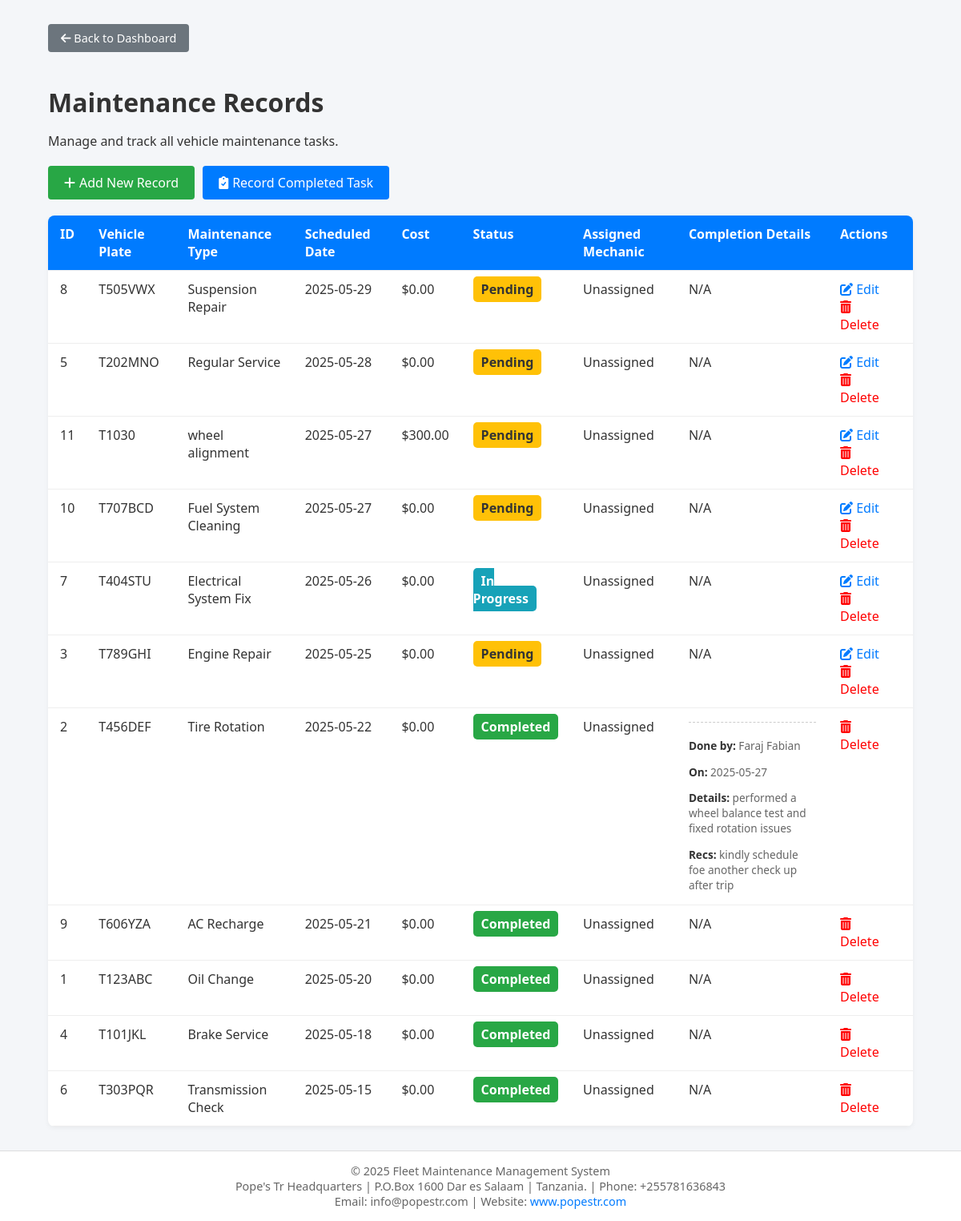
The app's page /maintenance.php with its own data.
### tables this page shows
CREATE TABLE `maintenance` (
  `maintenance_id` int(11) NOT NULL,
  `truck_plate_number` varchar(50) NOT NULL,
  `maintenance_type` varchar(100) NOT NULL,
  `date` date NOT NULL,
  `cost` decimal(10,2) DEFAULT 0.00,
  `status` varchar(50) NOT NULL,
  `mechanic_username` varchar(100) NOT NULL,
  `created_at` timestamp NOT NULL DEFAULT current_timestamp()
);

CREATE TABLE `maintenance_logs` (
  `log_id` int(11) NOT NULL,
  `maintenance_id` int(11) NOT NULL,
  `task_details` text NOT NULL,
  `recommendations` text DEFAULT NULL,
  `completion_date` date NOT NULL,
  `mechanic_username` varchar(50) NOT NULL,
  `created_at` timestamp NOT NULL DEFAULT current_timestamp()
);

### maintenance.php (the view, shortened to what this page needs)
<?php
$conn = new mysqli("localhost", "root", "", "fleet_management");
$sql = "SELECT m.maintenance_id, m.truck_plate_number, m.maintenance_type, m.date, m.cost, m.status, m.created_at,
               ml.task_details, ml.recommendations, ml.completion_date, ml.mechanic_username AS completed_mechanic_username
        FROM maintenance m
        LEFT JOIN maintenance_logs ml ON m.maintenance_id = ml.maintenance_id
        ORDER BY m.date DESC, m.created_at DESC";
$result = $conn->query($sql);
$maintenance_tasks = [];
if ($result->num_rows > 0) {
    while ($row = $result->fetch_assoc()) {
        $maintenance_tasks[] = $row;
    }
}
?>
<!DOCTYPE html>
<html lang="en">
<head>
    <link href="https://cdnjs.cloudflare.com/ajax/libs/font-awesome/6.0.0/css/all.min.css" rel="stylesheet">
</head>
<body>
    <div class="dashboard-container">
        <a href="dashboard.php" class="back-button"><i class="fas fa-arrow-left"></i> Back to Dashboard</a>
        <h1>Maintenance Records</h1>
        <p>Manage and track all vehicle maintenance tasks.</p>
        <div class="action-buttons-group">
            <a href="add_maintenance.php" class="action-button add-record">
                <i class="fas fa-plus"></i> Add New Record
            </a>
            <a href="mechanic_task_done.php" class="action-button record-completion">
                <i class="fas fa-clipboard-check"></i> Record Completed Task
            </a>
        </div>
        <table>
            <thead>
                <tr>
                    <th>ID</th>
                    <th>Vehicle Plate</th>
                    <th>Maintenance Type</th>
                    <th>Scheduled Date</th>
                    <th>Cost</th>
                    <th>Status</th>
                    <th>Assigned Mechanic</th>
                    <th>Completion Details</th>
                    <th>Actions</th>
                </tr>
            </thead>
            <tbody>
                <?php if (!empty($maintenance_tasks)): ?>
                    <?php foreach ($maintenance_tasks as $row): ?>
                        <tr>
                            <td><?= htmlspecialchars($row['maintenance_id']) ?></td>
                            <td><?= htmlspecialchars($row['truck_plate_number']) ?></td>
                            <td><?= htmlspecialchars($row['maintenance_type']) ?></td>
                            <td><?= htmlspecialchars($row['date']) ?></td>
                            <td>$<?= htmlspecialchars(number_format($row['cost'], 2)) ?></td>
                            <td>
                                <span class="status-badge status-<?= strtolower(str_replace(' ', '-', $row['status'])) ?>">
                                    <?= htmlspecialchars(ucfirst($row['status'])) ?>
                                </span>
                            </td>
                            <td>
                                <?= htmlspecialchars($row['mechanic_username'] ?? 'Unassigned') ?>
                            </td>
                            <td>
                                <?php if ($row['status'] == 'Completed' && $row['task_details']): ?>
                                    <div class="completion-details">
                                        <p><strong>Done by:</strong> <?= htmlspecialchars($row['completed_mechanic_username'] ?? 'N/A') ?></p>
                                        <p><strong>On:</strong> <?= htmlspecialchars($row['completion_date'] ?? 'N/A') ?></p>
                                        <p><strong>Details:</strong> <?= nl2br(htmlspecialchars($row['task_details'])) ?></p>
                                        <?php if (!empty($row['recommendations'])): ?>
                                            <p><strong>Recs:</strong> <?= nl2br(htmlspecialchars($row['recommendations'])) ?></p>
                                        <?php endif; ?>
                                    </div>
                                <?php else: ?>
                                    N/A
                                <?php endif; ?>
                            </td>
                            <td class="actions">
                                <?php if ($row['status'] != 'Completed' && $row['status'] != 'Cancelled'): ?>
                                    <a href="edit_maintenance.php?id=<?= htmlspecialchars($row['maintenance_id']) ?>" title="Edit Task">
                                        <i class="fas fa-edit"></i> Edit
                                    </a>
                                <?php endif; ?>
                                <a href="delete_maintenance.php?id=<?= htmlspecialchars($row['maintenance_id']) ?>" class="delete-link" title="Delete Task" onclick="return confirm('Are you sure you want to delete this record?');">
                                    <i class="fas fa-trash-alt"></i> Delete
                                </a>
                            </td>
                        </tr>
                    <?php endforeach; ?>
                <?php else: ?>
                    <tr>
                        <td colspan="9" style="text-align: center;">No maintenance records found.</td>
                    </tr>
                <?php endif; ?>
            </tbody>
        </table>
    </div>
    <footer>
        © 2025 Fleet Maintenance Management System<br>
        Pope's Tr Headquarters | P.O.Box 1600 Dar es Salaam | Tanzania. | Phone: +255781636843 <br>
        Email: info@popestr.com | Website: <a href="http://www.popestr.com" target="_blank" style="color: #007BFF;">www.popestr.com</a>
    </footer>
</body>
</html>

### maintenance.php (style rules this page uses)
* { box-sizing: border-box; }
body { margin: 0; font-family: "Segoe UI", Tahoma, Geneva, Verdana, sans-serif; display: flex; flex-direction: column; min-height: 100vh; background-color: #f4f6f9; color: #333; }
.dashboard-container { flex: 1; padding: 30px 5%; max-width: 1400px; margin: 0 auto; }
.back-button { display: inline-block; margin-bottom: 20px; padding: 8px 16px; background-color: #6c757d; color: white; border-radius: 4px; text-decoration: none; font-size: 0.9rem; transition: background-color 0.2s ease; }
h1 { font-size: 2rem; margin-bottom: 5px; }
table { width: 100%; border-collapse: collapse; background: white; box-shadow: 0 2px 6px rgba(0,0,0,0.05); border-radius: 8px; overflow: hidden; margin-top: 20px; }
th, td { padding: 12px 15px; border-bottom: 1px solid #eee; vertical-align: top; }
th { background-color: #007BFF; color: white; text-align: left; }
a { text-decoration: none; }
.action-buttons-group { display: flex; gap: 10px; margin-top: 20px; margin-bottom: 20px; }
.action-button { padding: 10px 20px; color: white; border-radius: 4px; transition: background-color 0.2s ease; text-decoration: none; display: inline-flex; align-items: center; gap: 5px; }
.action-button.add-record { background-color: #28a745; }
.action-button.record-completion { background-color: #007bff; }
footer { text-align: center; padding: 15px; font-size: 0.9rem; color: #666; background-color: #fff; border-top: 1px solid #ddd; margin-top: auto; }
.actions a { margin-right: 10px; color: #007bff; }
.actions a.delete-link { color: red; }
.status-badge { padding: 5px 10px; border-radius: 5px; font-weight: bold; color: white; }
.status-pending { background-color: #ffc107; color: #333; }
.status-in-progress { background-color: #17a2b8; }
.status-completed { background-color: #28a745; }
.completion-details { margin-top: 5px; padding-top: 5px; border-top: 1px dashed #ccc; font-size: 0.85em; color: #666; }
.completion-details strong { color: #333; }
.completion-details p { margin-bottom: 3px; }

### records on screen
maintenance: maintenance_id "8", truck_plate_number "T505VWX", maintenance_type "Suspension Repair", date "2025-05-29", cost "0.00", status "Pending", mechanic_username "Unassigned", shows "N/A"
maintenance: maintenance_id "5", truck_plate_number "T202MNO", maintenance_type "Regular Service", date "2025-05-28", cost "0.00", status "Pending", mechanic_username "Unassigned", shows "N/A"
maintenance: maintenance_id "11", truck_plate_number "T1030", maintenance_type "wheel alignment", date "2025-05-27", cost "300.00", status "Pending", mechanic_username "Unassigned", shows "N/A"
maintenance: maintenance_id "10", truck_plate_number "T707BCD", maintenance_type "Fuel System Cleaning", date "2025-05-27", cost "0.00", status "Pending", mechanic_username "Unassigned", shows "N/A"
maintenance: maintenance_id "7", truck_plate_number "T404STU", maintenance_type "Electrical System Fix", date "2025-05-26", cost "0.00", status "In Progress", mechanic_username "Unassigned", shows "N/A"
maintenance: maintenance_id "3", truck_plate_number "T789GHI", maintenance_type "Engine Repair", date "2025-05-25", cost "0.00", status "Pending", mechanic_username "Unassigned", shows "N/A"
maintenance_logs: maintenance.maintenance_id "2", maintenance.truck_plate_number "T456DEF", maintenance.maintenance_type "Tire Rotation", maintenance.date "2025-05-22", maintenance.cost "0.00", maintenance.status "Completed", mechanic_username "Unassigned", mechanic_username "Faraj Fabian", completion_date "2025-05-27", task_details "performed a wheel balance test and fixed rotation issues", recommendations "kindly schedule foe another check up after trip"
maintenance: maintenance_id "9", truck_plate_number "T606YZA", maintenance_type "AC Recharge", date "2025-05-21", cost "0.00", status "Completed", mechanic_username "Unassigned", shows "N/A"
maintenance: maintenance_id "1", truck_plate_number "T123ABC", maintenance_type "Oil Change", date "2025-05-20", cost "0.00", status "Completed", mechanic_username "Unassigned", shows "N/A"
maintenance: maintenance_id "4", truck_plate_number "T101JKL", maintenance_type "Brake Service", date "2025-05-18", cost "0.00", status "Completed", mechanic_username "Unassigned", shows "N/A"
maintenance: maintenance_id "6", truck_plate_number "T303PQR", maintenance_type "Transmission Check", date "2025-05-15", cost "0.00", status "Completed", mechanic_username "Unassigned", shows "N/A"
